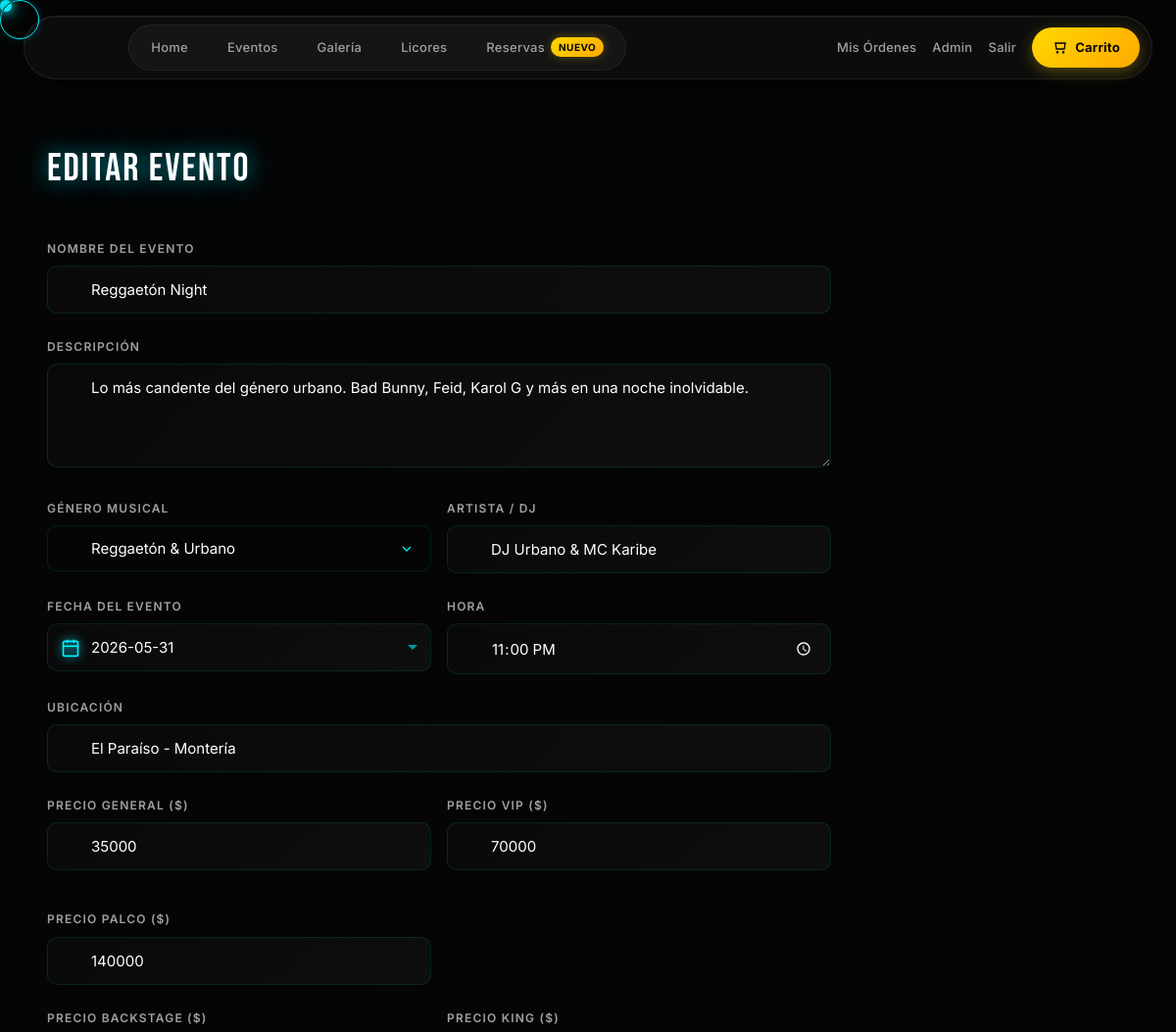
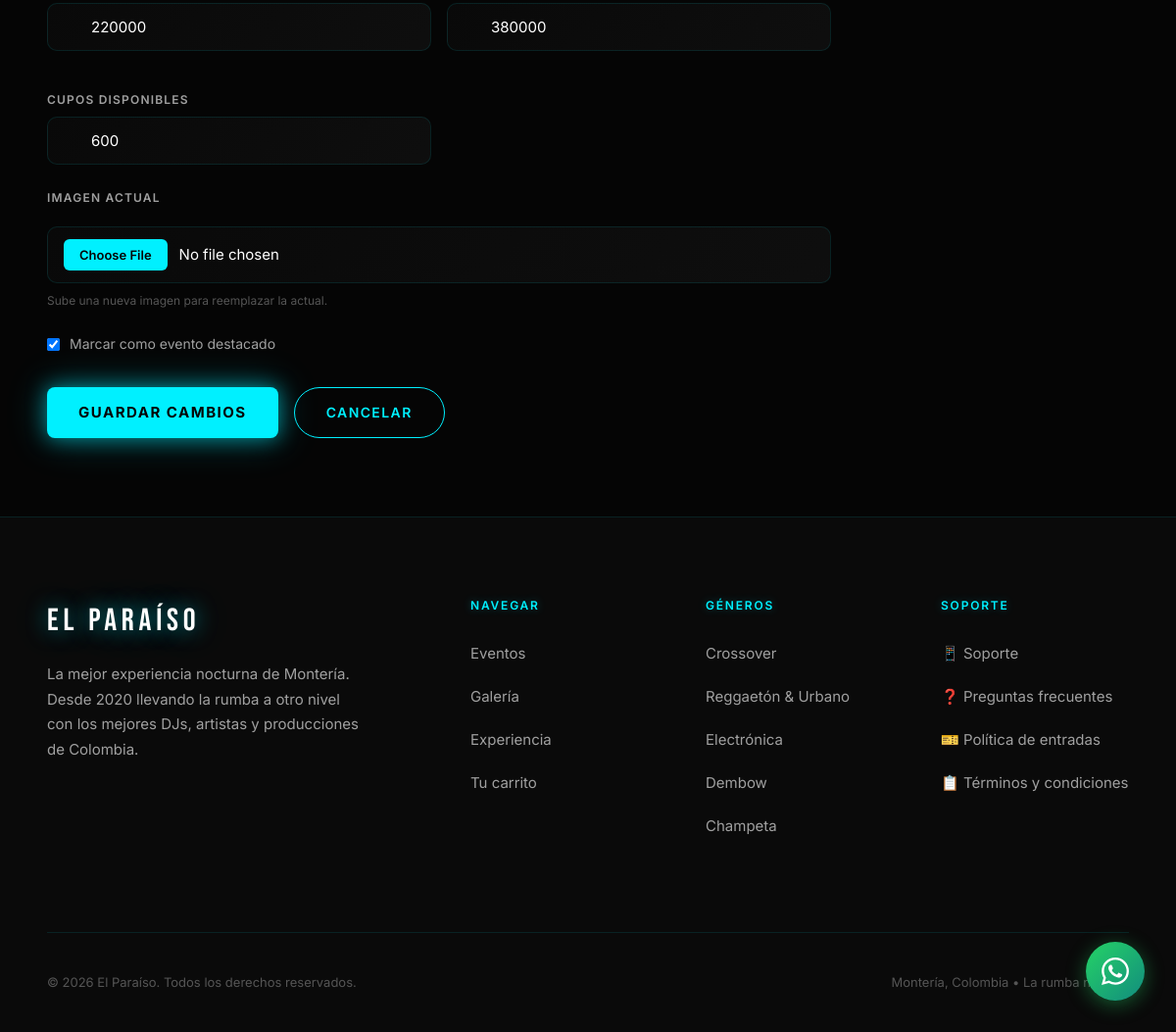
The page /admin/eventos/editar/2 (signed in) on the database its author committed (2 pictures, top to bottom).
### app.py (models this page shows, shortened)
class Evento(db.Model):
    __tablename__      = 'eventos'
    id                 = db.Column(db.Integer, primary_key=True)
    nombre             = db.Column(db.String(150), nullable=False)
    descripcion        = db.Column(db.Text)
    precio_general     = db.Column(db.Float, nullable=False)
    precio_vip         = db.Column(db.Float, nullable=False)
    precio_palco       = db.Column(db.Float, nullable=False)
    precio_backstage   = db.Column(db.Float, nullable=False)
    precio_king        = db.Column(db.Float, nullable=False)
    cupos              = db.Column(db.Integer, default=500)
    imagen             = db.Column(db.String(200), default='default.jpg')
    genero_id          = db.Column(db.Integer, db.ForeignKey('generos_musicales.id'), nullable=False)
    destacado          = db.Column(db.Boolean, default=False)
    fecha_evento       = db.Column(db.Date, nullable=False)
    hora_evento        = db.Column(db.String(10), default='22:00')
    artista            = db.Column(db.String(100))
    ubicacion          = db.Column(db.String(100), default='El Paraíso - Montería')
    creado_en          = db.Column(db.DateTime, default=datetime.utcnow)
    items              = db.relationship('ItemOrden', backref='evento', lazy=True)

class GeneroMusical(db.Model):
    __tablename__ = 'generos_musicales'
    id          = db.Column(db.Integer, primary_key=True)
    nombre      = db.Column(db.String(50), nullable=False)
    slug        = db.Column(db.String(50), unique=True, nullable=False)
    descripcion = db.Column(db.Text)
    eventos     = db.relationship('Evento', backref='genero', lazy=True)

### app.py (the view, shortened to what this page needs)
@app.route('/admin/eventos/editar/<int:id>', methods=['GET', 'POST'])
@login_required
@admin_required
def editar_evento(id):
    evt = Evento.query.get_or_404(id)
    return render_template('admin/editar_evento.html', evento=evt, generos=GeneroMusical.query.all())

### app.py (called while the page is built)
@login_manager.user_loader
def load_user(user_id):
    return Usuario.query.get(int(user_id))

def admin_required(f):
    @wraps(f)
    def decorated_function(*args, **kwargs):
        if not current_user.is_authenticated or not current_user.es_admin:
            flash('Acceso denegado.', 'danger')
            return redirect(url_for('index'))
        return f(*args, **kwargs)
    return decorated_function

@app.context_processor
def inject_globals():
    generos = GeneroMusical.query.all()
    if current_user.is_authenticated:
        orden = Orden.query.filter_by(usuario_id=current_user.id, estado='pendiente').first()
        cart_count = sum(i.cantidad for i in orden.items) if orden else 0
    else:
        cart = session.get('carrito', {})
        cart_count = sum(
            v.get('cantidad', 1) if isinstance(v, dict) else v
            for v in cart.values()
        )
    return dict(generos_nav=generos, cart_count=cart_count)

### templates/admin/editar_evento.html (shortened to what this page needs)
{% extends 'base.html' %}
{% block content %}
<section class="admin-section">
    <div class="container">
        <h1 class="admin-title">Editar Evento</h1>
        <form method="POST" action="{{ url_for('editar_evento', id=evento.id) }}" enctype="multipart/form-data" class="admin-form" style="max-width: 800px;">
            <div class="form-group">
                <label>Nombre del evento</label>
                <input type="text" name="nombre" value="{{ evento.nombre }}" required>
            </div>
            <div class="form-group">
                <label>Descripción</label>
                <textarea name="descripcion" rows="4">{{ evento.descripcion }}</textarea>
            </div>
            <div class="form-row">
                <div class="form-group">
                    <label>Género musical</label>
                    <select name="genero_id" required>
                        {% for gen in generos %}
                        <option value="{{ gen.id }}" {% if gen.id == evento.genero_id %}selected{% endif %}>{{ gen.nombre }}</option>
                        {% endfor %}
                    </select>
                </div>
                <div class="form-group">
                    <label>Artista / DJ</label>
                    <input type="text" name="artista" value="{{ evento.artista }}">
                </div>
            </div>
            <div class="form-row">
                <div class="form-group">
                    <label>Fecha del evento</label>
                    <div class="date-input-wrapper">
    <input type="text" name="fecha_evento" class="flatpickr-input" value="{{ evento.fecha_evento }}" placeholder="Selecciona fecha" required readonly>
    <svg class="date-input-icon" width="20" height="20" viewBox="0 0 24 24" fill="none" stroke="currentColor" stroke-width="2">
        <rect x="3" y="4" width="18" height="18" rx="2" ry="2"/>
        <line x1="16" y1="2" x2="16" y2="6"/>
        <line x1="8" y1="2" x2="8" y2="6"/>
        <line x1="3" y1="10" x2="21" y2="10"/>
    </svg>
</div>
                </div>
                <div class="form-group">
                    <label>Hora</label>
                    <input type="time" name="hora_evento" value="{{ evento.hora_evento }}">
                </div>
            </div>
            <div class="form-group">
                <label>Ubicación</label>
                <input type="text" name="ubicacion" value="{{ evento.ubicacion }}">
            </div>
            <div class="form-row">
                <div class="form-group">
                    <label>Precio General ($)</label>
                    <input type="number" name="precio_general" value="{{ "%.0f"|format(evento.precio_general) }}" min="0">
                </div>
                <div class="form-group">
                    <label>Precio VIP ($)</label>
                    <input type="number" name="precio_vip" value="{{ "%.0f"|format(evento.precio_vip) }}" min="0">
                </div>
                <div class="form-group">
                    <label>Precio Palco ($)</label>
                    <input type="number" name="precio_palco" value="{{ "%.0f"|format(evento.precio_palco) }}" min="0">
                </div>
            </div>
            <div class="form-row">
                <div class="form-group">
                    <label>Precio Backstage ($)</label>
                    <input type="number" name="precio_backstage" value="{{ "%.0f"|format(evento.precio_backstage) }}" min="0">
                </div>
                <div class="form-group">
                    <label>Precio King ($)</label>
                    <input type="number" name="precio_king" value="{{ "%.0f"|format(evento.precio_king) }}" min="0">
                </div>
                <div class="form-group">
                    <label>Cupos disponibles</label>
                    <input type="number" name="cupos" value="{{ evento.cupos }}" min="0">
                </div>
            </div>
            <div class="form-group">
                <label>Imagen actual</label>
                <input type="file" name="imagen" accept="image/*">
                <small style="color: var(--text-muted); font-size: 0.75rem; margin-top: 8px; display: block;">Sube una nueva imagen para reemplazar la actual.</small>
            </div>
            <div class="checkbox-group" style="margin-bottom: 24px;">
                <label>
                    <input type="checkbox" name="destacado" value="1" {% if evento.destacado %}checked{% endif %}>
                    <span style="color: var(--text-secondary); font-size: 0.875rem;">Marcar como evento destacado</span>
                </label>
            </div>
            <div class="form-actions">
                <button type="submit" class="btn-primary">Guardar cambios</button>
                <a href="{{ url_for('admin_eventos') }}" class="btn-outline">Cancelar</a>
            </div>
        </form>
    </div>
</section>
{% endblock %}

### static/css/style.css (style rules this page uses)
:root { --bg-primary: #050505; --bg-secondary: #0a0a0a; --bg-tertiary: #111111; --bg-card: #0f0f0f; --accent: #00f0ff; --accent-hover: #00c4cc; --accent-secondary: #ff006e; --accent-gold: #ffd700; --text-primary: #ffffff; --text-secondary: #a0a0a0; --text-muted: #555555; --border: rgba(0, 240, 255, 0.1); --border-hover: rgba(0, 240, 255, 0.3); --danger: #ff006e; --success: #00ff88; --warning: #ffd700; --neon-glow: 0 0 20px rgba(0, 240, 255, 0.5), 0 0 40px rgba(0, 240, 255, 0.3); --neon-glow-pink: 0 0 20px rgba(255, 0, 110, 0.5), 0 0 40px rgba(255, 0, 110, 0.3); }
* { margin: 0; padding: 0; box-sizing: border-box; }
html { scroll-behavior: auto; }
body { font-family: "Inter", sans-serif; background: var(--bg-primary); color: var(--text-primary); overflow-x: hidden; cursor: none; line-height: 1.6; }
.container { max-width: 1400px; margin: 0 auto; padding: 0 48px; }
.form-group { margin-bottom: 20px; }
.form-group label { display: block; font-size: 0.8125rem; font-weight: 500; margin-bottom: 8px; color: var(--text-secondary); text-transform: uppercase; letter-spacing: 0.1em; }
.form-group input, .form-group textarea, .form-group select, .date-input-wrapper input, .flatpickr-input { width: 100%; padding: 14px 16px 14px 44px; border: 1px solid var(--border); border-radius: 10px; cursor: none !important; background: linear-gradient( 135deg, rgba(10, 10, 10, 0.9) 0%, rgba(15, 15, 15, 0.95) 100% ); color: var(--text-primary); font-family: "Inter", sans-serif; font-size: 0.9375rem; outline: none; transition: all 0.3s ease; position: relative; }
.form-group input::placeholder, .form-group textarea::placeholder { color: var(--text-muted); font-size: 0.875rem; }
.form-group input[type="date"], .form-group input[type="time"] { padding-left: 44px; color-scheme: dark; }
.form-group input[type="file"] { padding: 12px 16px; cursor: pointer; }
.form-group select { appearance: none; background-repeat: no-repeat; background-position: right 16px center; padding-right: 44px; cursor: pointer; }
.form-group select option { background: var(--bg-secondary); color: var(--text-primary); padding: 8px; }
.form-group { position: relative; margin-bottom: 20px; }
.form-group label { display: block; font-size: 0.75rem; font-weight: 600; margin-bottom: 8px; color: var(--text-secondary); text-transform: uppercase; letter-spacing: 0.1em; }
.checkbox-group label { display: flex; align-items: center; gap: 10px; cursor: none; text-transform: none; letter-spacing: 0; }
.checkbox-group input { width: auto; }
.form-row { display: grid; grid-template-columns: 1fr 1fr; gap: 16px; }
.btn-primary { width: 100%; padding: 14px; border: none; border-radius: 8px; background: var(--accent); color: var(--bg-primary); font-family: "Inter", sans-serif; font-size: 0.9375rem; font-weight: 700; cursor: none; transition: all 0.3s ease; letter-spacing: 0.1em; text-transform: uppercase; box-shadow: var(--neon-glow); }
.btn-outline { display: inline-flex; align-items: center; gap: 12px; padding: 14px 32px; border: 1px solid var(--accent); border-radius: 100px; color: var(--accent); text-decoration: none; font-size: 0.875rem; font-weight: 600; transition: all 0.3s ease; letter-spacing: 0.1em; text-transform: uppercase; }
.admin-section { padding: 140px 0 80px; }
.admin-title { font-family: "Bebas Neue", sans-serif; font-size: 2.5rem; font-weight: 400; margin-bottom: 40px; letter-spacing: 0.05em; text-shadow: var(--neon-glow); }
.admin-form .form-group { margin-bottom: 24px; }
.form-actions { display: flex; gap: 16px; margin-top: 32px; }
.form-actions .btn-primary { width: auto; padding: 14px 32px; }
.form-actions .btn-outline { padding: 14px 32px; }
.date-input-wrapper { position: relative; display: flex; align-items: center; }
.date-input-wrapper input { padding-left: 44px !important; padding-right: 16px !important; cursor: pointer; background: linear-gradient( 135deg, rgba(10, 10, 10, 0.9) 0%, rgba(15, 15, 15, 0.95) 100% ); }
.date-input-icon { position: absolute; left: 14px; color: var(--accent); pointer-events: none; filter: drop-shadow(0 0 5px var(--accent)); z-index: 2; }
.date-input-wrapper::after { content: ""; position: absolute; right: 14px; width: 0; height: 0; border-left: 5px solid transparent; border-right: 5px solid transparent; border-top: 5px solid var(--accent); pointer-events: none; opacity: 0.6; }
input, textarea, select, button, a, .flatpickr-input, .date-input-wrapper input { cursor: none !important; }

### rows shown on the page
Evento: nombre "Reggaetón Night", descripcion "Lo más candente del género urbano. Bad Bunny, Feid, Karol G y más en una noche inolvidable.", genero_id "Reggaetón & Urbano", artista "DJ Urbano & MC Karibe", fecha_evento "2026-05-31", hora_evento "23:00", ubicacion "El Paraíso - Montería", precio_general "35000", precio_vip "70000", precio_palco "140000", precio_backstage "220000", precio_king "380000", cupos "600", destacado "☑"
